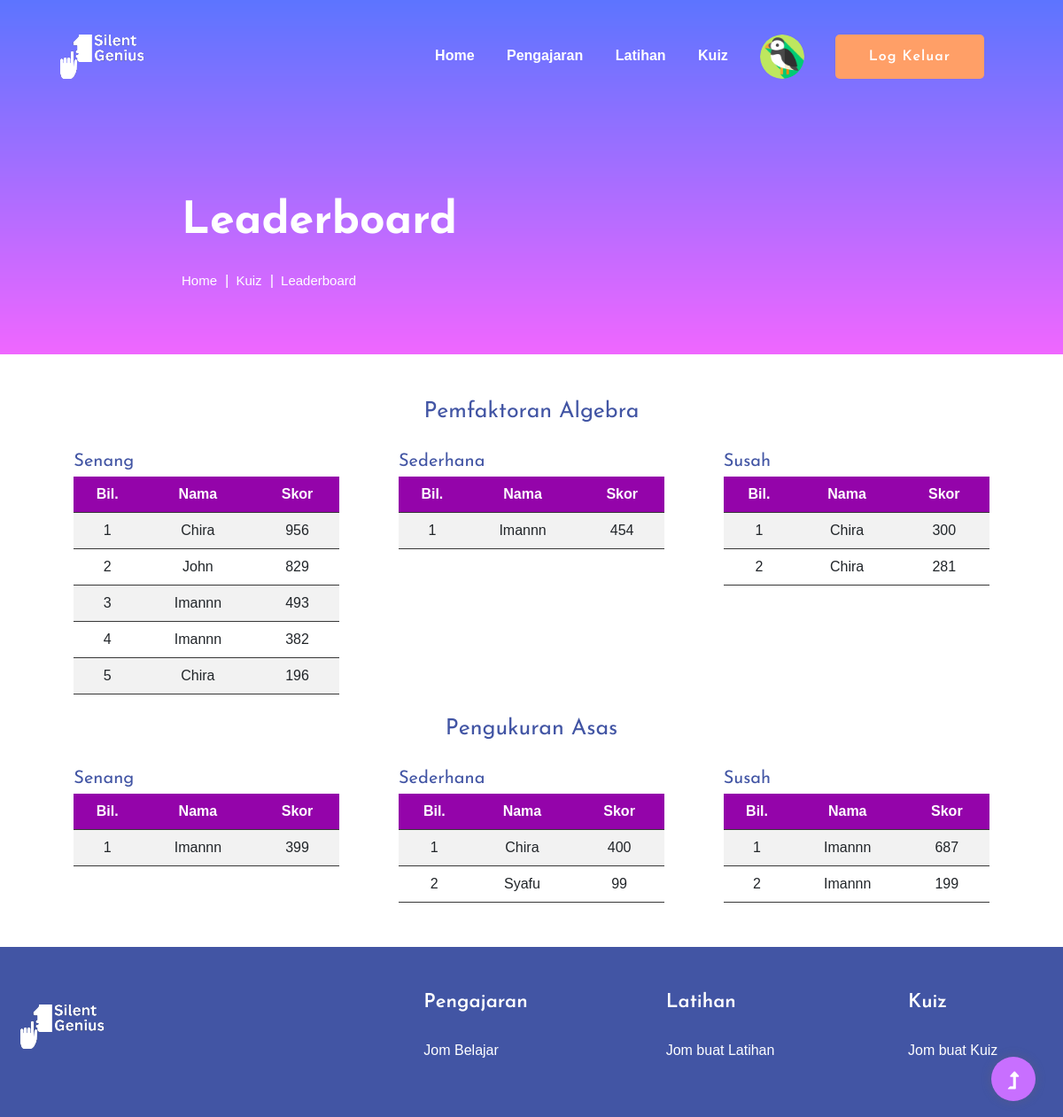
The page /kuizLeaderboard (signed in) on the database as committed earlier.
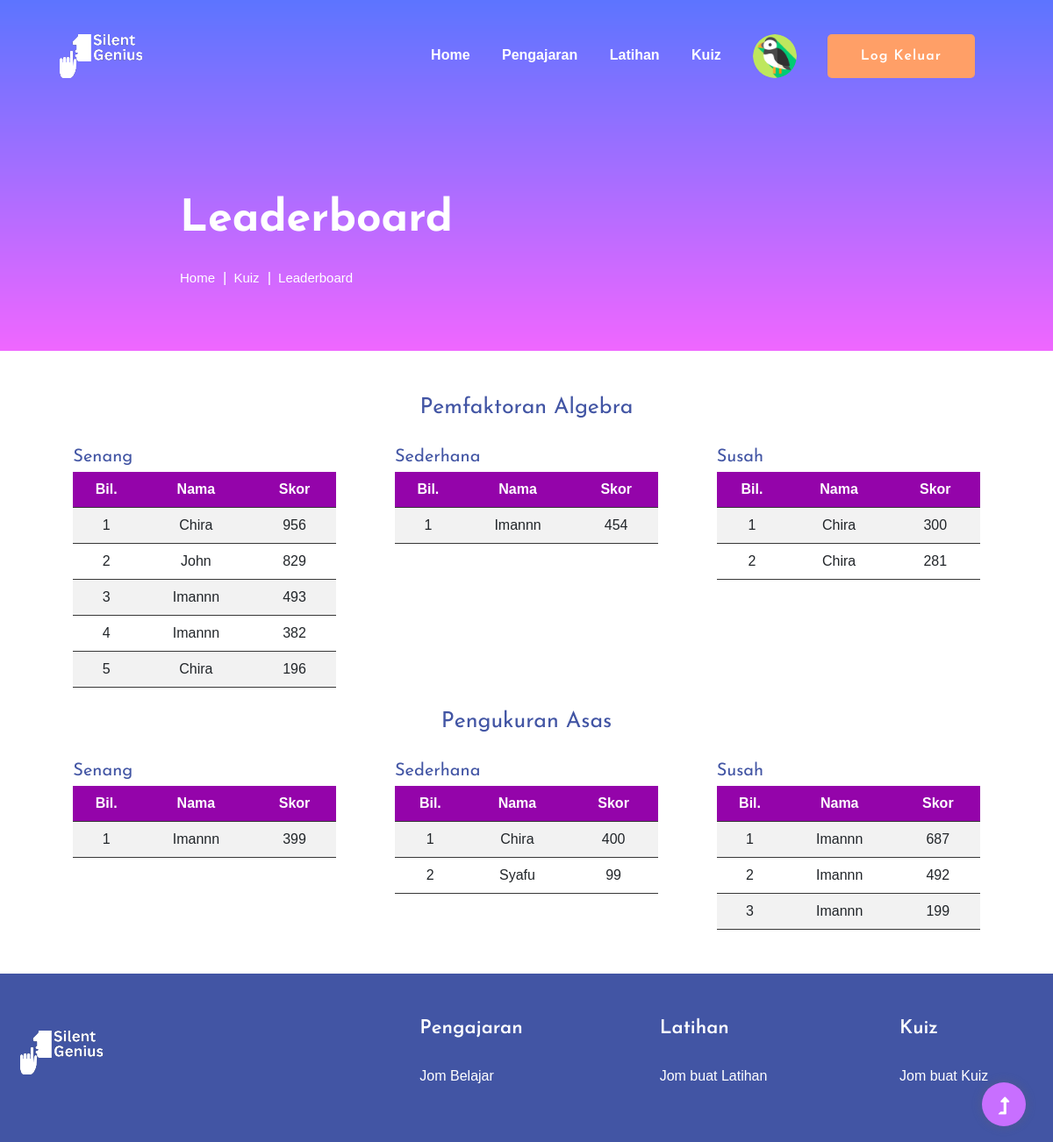
The same page on the database as committed later.
### tables this page shows
CREATE TABLE leaderboard (
    id INTEGER PRIMARY KEY AUTOINCREMENT,
    email TEXT,
    score INTEGER,
    category TEXT,
    difficulty TEXT
);

CREATE TABLE "user" (
email TEXT PRIMARY KEY,
fullname TEXT,
username TEXT,
pswrd TEXT
, profile_image TEXT DEFAULT "default.jpg");

### app.py (the view)
@app.route('/kuizLeaderboard')
def kuizLeaderboard():
    algebra = "Algebra"
    units = "Pengukuran Asas"
    conn = create_connection()
    cur = conn.cursor()
    cur.execute(
        'SELECT leaderboard.score, user.username FROM leaderboard JOIN user ON leaderboard.email = user.email WHERE leaderboard.category = "Pengukuran Asas" AND leaderboard.difficulty = "Senang" ORDER BY leaderboard.score DESC LIMIT 10;')
    UnitE = cur.fetchall()
    cur.execute(
        'SELECT leaderboard.score, user.username FROM leaderboard JOIN user ON leaderboard.email = user.email WHERE leaderboard.category = "Pengukuran Asas" AND leaderboard.difficulty = "Sederhana" ORDER BY leaderboard.score DESC LIMIT 10;')
    UnitM = cur.fetchall()
    cur.execute(
        'SELECT leaderboard.score, user.username FROM leaderboard JOIN user ON leaderboard.email = user.email WHERE leaderboard.category = "Pengukuran Asas" AND leaderboard.difficulty = "Susah" ORDER BY leaderboard.score DESC LIMIT 10;')
    UnitH = cur.fetchall()
    cur.execute(
        'SELECT leaderboard.score, user.username FROM leaderboard JOIN user ON leaderboard.email = user.email WHERE leaderboard.category = "Algebra" AND leaderboard.difficulty = "Senang" ORDER BY leaderboard.score DESC LIMIT 10;')
    AlgE = cur.fetchall()
    cur.execute(
        'SELECT leaderboard.score, user.username FROM leaderboard JOIN user ON leaderboard.email = user.email WHERE leaderboard.category = "Algebra" AND leaderboard.difficulty = "Sederhana" ORDER BY leaderboard.score DESC LIMIT 10;')
    AlgM = cur.fetchall()
    cur.execute(
        'SELECT leaderboard.score, user.username FROM leaderboard JOIN user ON leaderboard.email = user.email WHERE leaderboard.category = "Algebra" AND leaderboard.difficulty = "Susah" ORDER BY leaderboard.score DESC LIMIT 10;')
    AlgH = cur.fetchall()
    cur.execute("SELECT * FROM user WHERE email=?", (session['current_user'],))
    user = cur.fetchone()
    return render_template('leaderboard.html', username=session['username'], user=user, UnitE=UnitE, UnitM=UnitM, UnitH=UnitH, AlgE=AlgE, AlgM=AlgM,
                           AlgH=AlgH)

### app.py (called while the page is built)
def create_connection():
    conn = None
    try:
        conn = sqlite3.connect('static/db/user.db')  # create a database connection
        return conn
    except Error as e:
        print(e)
    return conn

@login_manager.user_loader
def load_user(user_id):
    conn = create_connection()
    cur = conn.cursor()
    cur.execute("SELECT * FROM user WHERE email=?", (user_id,))
    user = cur.fetchone()
    if user:
        return User(*user)
    return None

### templates/leaderboard.html (shortened to what the changed rows need)
{% extends "base.html" %}
{% block content %}
<section class="slider-area slider-area2">
    <div class="slider-active">
        <div class="single-slider slider-height2">
            <div class="container">
                <div class="row">
                    <div class="col-xl-8 col-lg-11 col-md-12">
                        <div class="hero__caption hero__caption2">
                            <h1 data-animation="bounceIn" data-delay="0.2s">Leaderboard</h1>
                        </div>
                    </div>
                </div>
            </div>
        </div>
    </div>
</section>
<section class="about-area1 fix pt-10" style="padding: 50px;">
    <div class="support-wrapper align-items-center"
        style="display: flex; justify-content: center; align-items: center;">
        <div class="flex-container" style="justify-content: center; width: 100%;">
            <div class="leaderboard-row">
                <div class="leaderboard-column">
                    <h1>Pemfaktoran Algebra</h1>
                </div>
                <br>
                <div class="leaderboard-column">
                    <div class="leaderboard-table">
                        <h2>Senang</h2>
                        <table>
                            <tr>
                                <th>Bil.</th>
                                <th>Nama</th>
                                <th>Skor</th>
                            </tr>
                            {% for record in AlgE %}
                            <tr>
                                <td>{{loop.index}}</td>
                                <td>{{record.1}}</td>
                                <td>{{record.0}}</td>
                            </tr>
                            {% endfor %}
                        </table>
                    </div>
                    <div class="leaderboard-table">
                        <h2>Sederhana</h2>
                        <table>
                            <tr>
                                <th>Bil.</th>
                                <th>Nama</th>
                                <th>Skor</th>
                            </tr>
                            {% for record in AlgM %}
                            <tr>
                                <td>{{loop.index}}</td>
                                <td>{{record.1}}</td>
                                <td>{{record.0}}</td>
                            </tr>
                            {% endfor %}
                        </table>
                    </div>
                    <div class="leaderboard-table">
                        <h2>Susah</h2>
                        <table>
                            <tr>
                                <th>Bil.</th>
                                <th>Nama</th>
                                <th>Skor</th>
                            </tr>
                            {% for record in AlgH %}
                            <tr>
                                <td>{{loop.index}}</td>
                                <td>{{record.1}}</td>
                                <td>{{record.0}}</td>
                            </tr>
                            {% endfor %}
                        </table>
                    </div>
                </div>
                <br>
                <div class="leaderboard-column">
                    <h1>Pengukuran Asas</h1>
                </div>
                <br>
                <div class="leaderboard-column">
                    <div class="leaderboard-table">
                        <h2>Senang</h2>
                        <table>
                            <tr>
                                <th>Bil.</th>
                                <th>Nama</th>
                                <th>Skor</th>
                            </tr>
                            {% for record in UnitE %}
                            <tr>
                                <td>{{loop.index}}</td>
                                <td>{{record.1}}</td>
                                <td>{{record.0}}</td>
                            </tr>
                            {% endfor %}
                        </table>
                    </div>
                    <div class="leaderboard-table">
                        <h2>Sederhana</h2>
                        <table>
                            <tr>
                                <th>Bil.</th>
                                <th>Nama</th>
                                <th>Skor</th>
                            </tr>
                            {% for record in UnitM %}
                            <tr>
                                <td>{{loop.index}}</td>
                                <td>{{record.1}}</td>
                                <td>{{record.0}}</td>
                            </tr>
                            {% endfor %}
                        </table>
                    </div>
                    <div class="leaderboard-table">
                        <h2>Susah</h2>
                        <table>
                            <tr>
                                <th>Bil.</th>
                                <th>Nama</th>
                                <th>Skor</th>
                            </tr>
                            {% for record in UnitH %}
                            <tr>
                                <td>{{loop.index}}</td>
                                <td>{{record.1}}</td>
                                <td>{{record.0}}</td>
                            </tr>
                            {% endfor %}
                        </table>
                    </div>
                </div>
            </div>
        </div>
    </div>
</section>
{% endblock %}

Rows that differ between the two databases and show on the page:
added leaderboard: username "Imannn", score "492", shown under "Susah"
